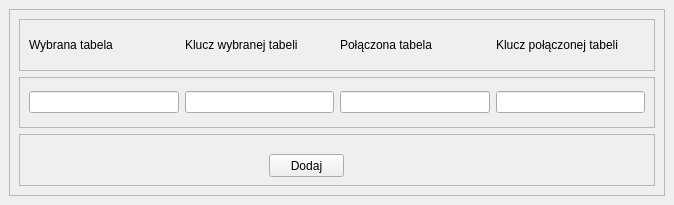
<?xml version="1.0" encoding="UTF-8"?>
<ui version="4.0">
 <class>addRelationWin</class>
 <widget class="QMainWindow" name="addRelationWin">
  <property name="geometry">
   <rect>
    <x>0</x>
    <y>0</y>
    <width>674</width>
    <height>205</height>
   </rect>
  </property>
  <property name="windowTitle">
   <string>Dodaj relacje</string>
  </property>
  <widget class="QWidget" name="centralwidget">
   <layout class="QHBoxLayout" name="horizontalLayout">
    <item>
     <widget class="QFrame" name="frame">
      <property name="frameShape">
       <enum>QFrame::StyledPanel</enum>
      </property>
      <property name="frameShadow">
       <enum>QFrame::Raised</enum>
      </property>
      <layout class="QVBoxLayout" name="verticalLayout">
       <item>
        <widget class="QFrame" name="frame_2">
         <property name="frameShape">
          <enum>QFrame::StyledPanel</enum>
         </property>
         <property name="frameShadow">
          <enum>QFrame::Raised</enum>
         </property>
         <layout class="QHBoxLayout" name="horizontalLayout_3">
          <item>
           <widget class="QLabel" name="label">
            <property name="text">
             <string>Wybrana tabela</string>
            </property>
           </widget>
          </item>
          <item>
           <widget class="QLabel" name="label_2">
            <property name="text">
             <string>Klucz wybranej tabeli</string>
            </property>
           </widget>
          </item>
          <item>
           <widget class="QLabel" name="label_3">
            <property name="text">
             <string>Połączona tabela</string>
            </property>
           </widget>
          </item>
          <item>
           <widget class="QLabel" name="label_4">
            <property name="text">
             <string>Klucz połączonej tabeli</string>
            </property>
           </widget>
          </item>
         </layout>
        </widget>
       </item>
       <item>
        <widget class="QFrame" name="frame_3">
         <property name="frameShape">
          <enum>QFrame::StyledPanel</enum>
         </property>
         <property name="frameShadow">
          <enum>QFrame::Raised</enum>
         </property>
         <layout class="QHBoxLayout" name="horizontalLayout_2">
          <item>
           <widget class="QLineEdit" name="selTab"/>
          </item>
          <item>
           <widget class="QLineEdit" name="selTabK"/>
          </item>
          <item>
           <widget class="QLineEdit" name="conTab"/>
          </item>
          <item>
           <widget class="QLineEdit" name="conTabK"/>
          </item>
         </layout>
        </widget>
       </item>
       <item>
        <widget class="QFrame" name="frame_4">
         <property name="frameShape">
          <enum>QFrame::StyledPanel</enum>
         </property>
         <property name="frameShadow">
          <enum>QFrame::Raised</enum>
         </property>
         <widget class="QPushButton" name="addRelationBtn">
          <property name="geometry">
           <rect>
            <x>250</x>
            <y>20</y>
            <width>75</width>
            <height>23</height>
           </rect>
          </property>
          <property name="text">
           <string>Dodaj</string>
          </property>
         </widget>
        </widget>
       </item>
      </layout>
     </widget>
    </item>
   </layout>
  </widget>
 </widget>
 <resources/>
 <connections/>
</ui>
